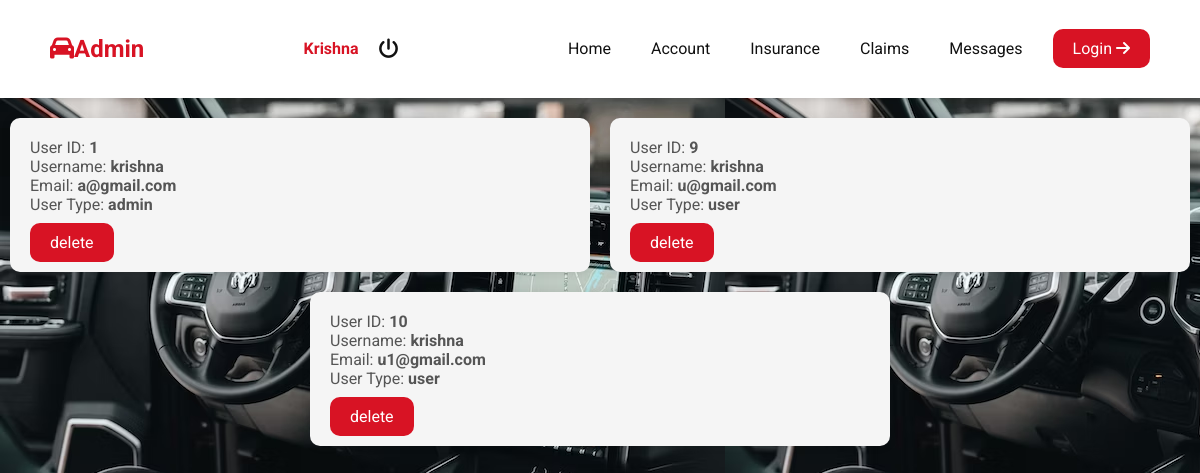
The app's page /admin_account.php (signed in) with its own data.
### tables this page shows
CREATE TABLE `account` (
  `id` int(100) NOT NULL,
  `username` varchar(255) NOT NULL,
  `email` varchar(255) NOT NULL,
  `password` varchar(255) NOT NULL,
  `user_type` varchar(255) NOT NULL DEFAULT 'user'
);

### admin_account.php (the view, shortened to what this page needs)
<?php
@include 'config.php';
$query = "SELECT * FROM account";
$result = mysqli_query($conn, $query);
$accounts = mysqli_fetch_all($result, MYSQLI_ASSOC);
?>
<!DOCTYPE html>
<html lang="en">
<head>
    <link rel="stylesheet" href="https://cdnjs.cloudflare.com/ajax/libs/font-awesome/6.0.0/css/all.min.css">
    <link rel="stylesheet" href="css/style.css">
</head>
<body>
    <?php @include 'admin_header.php'; ?>
    <div class="account-container">
        <?php if (empty($accounts)) : ?>
            <div class="no-account">
                <h3>No Accounts</h3>
                <p>There are no accounts in the database.</p>
            </div>
        <?php else : ?>
            <?php foreach ($accounts as $account) : ?>
                <div class="account-box">
                    <p class="account-info">User ID: <span><?php echo $account['id']; ?></span></p>
                    <p class="account-info">Username: <span><?php echo $account['username']; ?></span></p>
                    <p class="account-info">Email: <span><?php echo $account['email']; ?></span></p>
                    <p class="account-info">User Type: <span class="user-type"><?php echo $account['user_type']; ?></span></p>
                    <br>
                    <a href="admin_account.php?delete=<?php echo $account['id']; ?>" onclick="return confirm('delete this user?');" class="btn">delete</a>
                </div>
            <?php endforeach; ?>
        <?php endif; ?>
    </div>
    <br>
</body>
</html>

### css/style.css (style rules this page uses)
:root { --primary: #d81324; --secondary: #0b2154; --light: #bab7b7; --dark: #111111; }
body { font-family: "Roboto", sans-serif; background: url(../img/nebg6.jpg) repeat; max-width: 100%; margin: 0; padding: 0; font-size: 16px; }

### admin_header.php (style rules this page uses)
.btn { padding: 10px 20px; background-color: var(--primary); color: #fff; text-decoration: none; border: none; border-radius: 2px; cursor: pointer; transition: background-color 0.3s; border-radius: 10px; }

### admin_account.php (style rules this page uses)
.account-container { display: flex; flex-wrap: wrap; gap: 20px; justify-content: center; margin-top: 20px; }
.account-box { background-color: #f5f5f5; border-radius: 10px; padding: 20px; box-shadow: 0 0 10px rgba(0, 0, 0, 0.1); width: 45%; min-width: 300px; }
.account-box p { margin: 0; font-size: 1em; }
.account-box span { font-weight: bold; }
.account-info { margin: 0; font-size: 0.9em; color: #555; }
.user-type { font-weight: bold; color: var(--orange); }

### records on screen
account: id "1", username "krishna", email "a@gmail.com", user_type "admin"
account: id "9", username "krishna", email "u@gmail.com", user_type "user"
account: id "10", username "krishna", email "u1@gmail.com", user_type "user"

### other values on screen
$_SESSION['adminname'] "Krishna"
